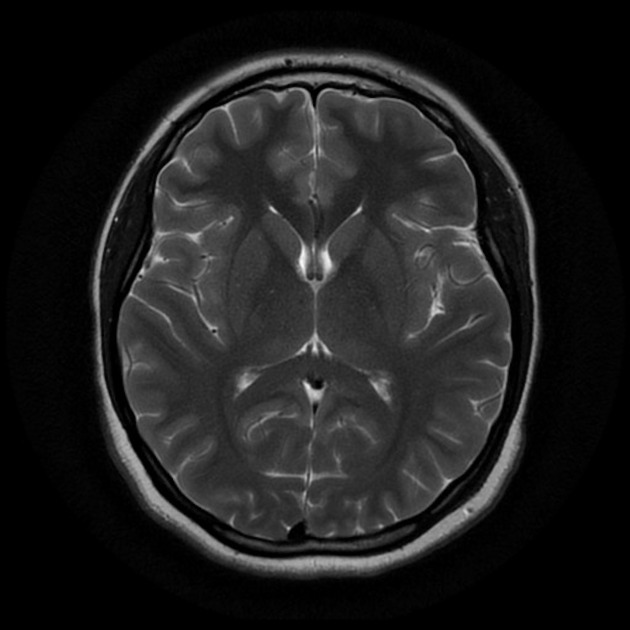
#> input picture Tumor Detection Project/data/brain_tumor_dataset/no/1 no.jpeg, 630 x 630 px
$ python -i preprocessing.py   (imports and definitions only)
#> lines starting #> are read from the running program, lines starting #| are printed output that depends on the picture
#> further down, picture is the input picture: shape (630, 630, 3); min 0, max 248, mean 29.7
import cv2
import numpy as np
from skimage import exposure

def load_image(image_path):
    """Loads an image from a file."""
    image = cv2.imread(image_path, cv2.IMREAD_COLOR)
    if image is None:
        raise ValueError(f"Image at {image_path} could not be loaded.")
    return image

def preprocess_image(image):
    """Applies preprocessing steps such as resizing, normalization, and histogram equalization."""
    image = cv2.resize(image, (128, 128))  # Resize to a fixed size
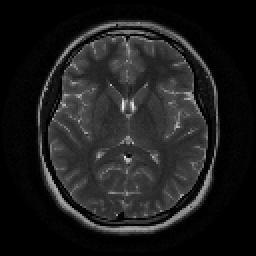
#> image: shape (128, 128, 3) (shown 2 times larger); min 0, max 239, mean 29.6
    image = cv2.cvtColor(image, cv2.COLOR_BGR2GRAY)  # Convert to grayscale
#> image: shape (128, 128)
    image = exposure.equalize_hist(image)  # Histogram equalization
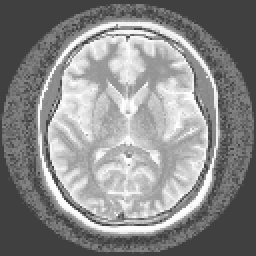
#> image: shape (128, 128) float64 (shown 2 times larger); min 0.254, max 1, mean 0.54
    return image

def normalize_image(image):
    """Normalizes pixel values between 0 and 1."""
    return image / 255.0

>>> import cv2
>>> picture = cv2.imread('../data/brain_tumor_dataset/no/1 no.jpeg')
>>> result = preprocess_image(picture)

$ run again, on Tumor Detection Project/data/brain_tumor_dataset/no/10 no.jpg
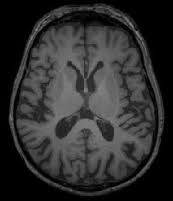
#> input picture Tumor Detection Project/data/brain_tumor_dataset/no/10 no.jpg, 173 x 201 px
#> picture is the input picture: shape (201, 173, 3); min 0, max 139, mean 46.7
#> in preprocess_image, `image = cv2.resize(image, (128, 128))`:
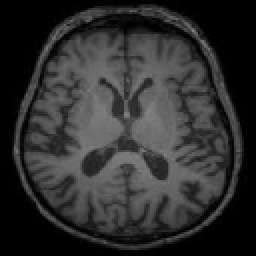
#> image: shape (128, 128, 3) (shown 2 times larger); min 0, max 133, mean 46.6
#> in preprocess_image, `image = exposure.equalize_hist(image)`:
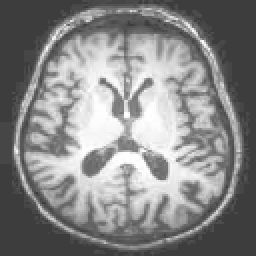
#> image: shape (128, 128) float64 (shown 2 times larger); min 0.241, max 1, mean 0.532
